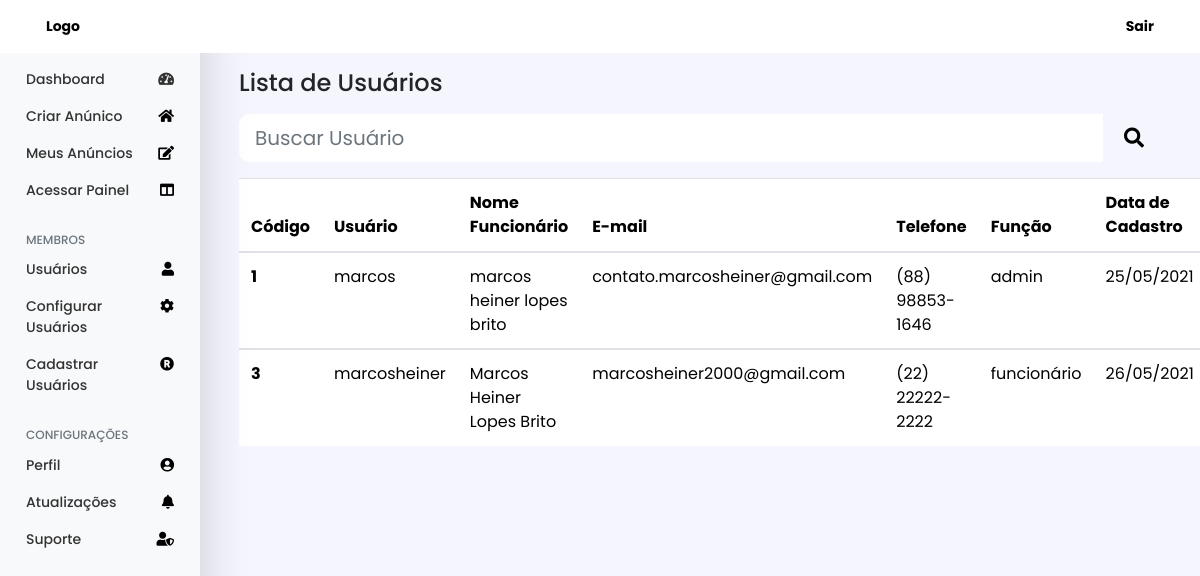
The page /pages/usuarios.php (signed in) on the database as committed earlier.
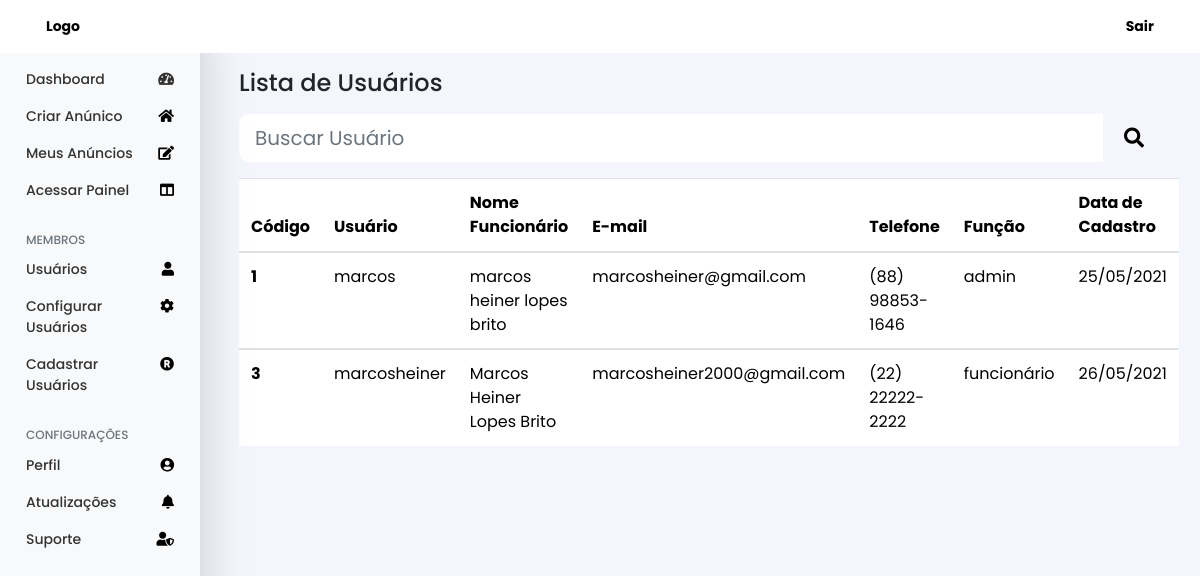
The same page on the database as committed later.
### tables this page shows
CREATE TABLE `usuario` (
  `id` int(11) NOT NULL,
  `nome_usuario` varchar(250) NOT NULL,
  `nome_funcionario` varchar(250) NOT NULL,
  `email_user` varchar(255) NOT NULL,
  `telefone_user` varchar(255) NOT NULL,
  `senha` varchar(255) NOT NULL,
  `funcao` enum('funcionário','admin') NOT NULL,
  `data_cadastro` datetime NOT NULL
);

### pages/usuarios.php (the view, shortened to what this page needs)
<?php
   include "../config/conn.php";
   if (isset($_SESSION['nome_usuario']) && isset($_SESSION['id'])) {   ?>
<?php include_once '../includes/menudashboard.php'; ?>
    <?php
    $get_users_database = "SELECT * FROM usuario";
    $result_query = $conn->query($get_users_database) or die($conn->error);
    ?>
    <?php if ($_SESSION['funcao'] == 'admin') {?>
        <main role="main" class="mt-5 col-md-9 ml-sm-auto col-lg-10 px-md-4">
        <br>
            <div class="container-fluid">
                <h1 class="h4 mb-3">Lista de Usuários</h1>
                <div class="">
                    <div class="input-group mb-3">
                        <input type="text" class="form-control mr-1 form-control-lg border-0" placeholder="Buscar Usuário">
                        <span class="input-group-btn">
                            <button class="btn btn-search btn-lg" type="button"><i class="fas fa-search"></i></button>
                        </span>
                    </div>
                </div>
                <div>
                    <table class="table">
                        <thead>
                            <tr>
                                <th scope="col">Código</th>
                                <th scope="col">Usuário</th>
                                <th scope="col">Nome Funcionário</th>
                                <th scope="col">E-mail</th>
                                <th scope="col">Telefone</th>
                                <th scope="col">Função</th>
                                <th scope="col">Data de Cadastro</th>
                            </tr>
                        </thead>
                        <?php while($dados_users_list = $result_query->fetch_array()){ ?>
                            <tbody>
                                <tr>
                                    <th scope="row"><?php echo $dados_users_list["id"]; ?></th>
                                        <td><?php echo $dados_users_list["nome_usuario"]; ?></td>
                                        <td><?php echo $dados_users_list["nome_funcionario"]; ?></td>
                                        <td><?php echo $dados_users_list["email_user"]; ?></td>
                                        <td><?php echo $dados_users_list["telefone_user"]; ?></td>
                                        <td><?php echo $dados_users_list["funcao"]; ?></td>
                                        <td><?php echo date("d/m/Y", strtotime($dados_users_list["data_cadastro"])); ?></td>
                                    </tr>
                            </tbody>
                        <?php } ?>
                    </table>
                </div>
            </div>
        </main>
    <?php }else { header("Location: ../pages/funcionario.php"); ?>
    <?php } ?>
<?php include_once '../includes/footer.php'; ?>
<?php }else{
	header("Location: ../pages/area_login.php");
} ?>

### includes/menudashboard.php (shortened to what this page needs)
<!doctype html>
<html lang="en">
  <head>
    <link rel="stylesheet" href="https://cdn.jsdelivr.net/npm/bootstrap@4.5.3/dist/css/bootstrap.min.css">
    <link rel="stylesheet" href="https://use.fontawesome.com/releases/v5.15.3/css/all.css">
    <link rel="stylesheet" href="../assets/css/style.css">
    <link  href="https://cdnjs.cloudflare.com/ajax/libs/fotorama/4.6.4/fotorama.css" rel="stylesheet">
  </head>
  <body class="h-100">
        <nav class="navbar navbar-expand-lg fixed-top">
            <div class="container-fluid">
                <div class="collapse navbar-collapse" id="navbarNavAltMarkup">
                    <div class="navbar-nav me-auto">
                        <a class="nav-link" href="../pages/dashboard.php">Logo</a>
                    </div>
                    <div class="navbar-nav ml-auto">
                        <a class="nav-link" href="../routes/logout.php">Sair</a>
                    </div>
                </div>
            </div>
        </nav>
        <div class="container-fluid">
            <div class="row">
                <nav id="sidebarMenu" class="col-md-3 col-lg-2 d-md-block bg-light sidebar collapse shadow-lg">
                    <div class="sidebar-sticky pt-3">
                        <ul class="nav flex-column">
                            <li class="nav-item">
                                <a class="nav-link" href="../pages/dashboard.php">
                                <span class="float-right"><i class="fas fa-tachometer-alt"></i></span>
                                Dashboard
                                </a>
                            </li>
                            <li class="nav-item">
                                <a class="nav-link" href="../pages/criar_anuncio.php">
                                <span style="float: right;"><i class="fas fa-home dash-icons"></i></span>
                                Criar Anúnico
                                </a>
                            </li>
                            <li class="nav-item">
                                <a class="nav-link" href="../pages/meus_anuncios.php">
                                <span style="float: right;"><i class="fas fa-edit dash-icons"></i></span>
                                Meus Anúncios
                                </a>
                            </li>
                            <li class="nav-item">
                                <a class="nav-link" href="../pages/painel.php">
                                <span style="float: right;"><i class="fas fa-columns dash-icons"></i></span>
                                Acessar Painel
                                </a>
                            </li>
                        </ul>
                        <?php if ($_SESSION['funcao'] == 'admin') { ?>
                            <h6 class="sidebar-heading d-flex justify-content-between align-items-center px-3 mt-4 mb-1 text-muted">
                                <span>Membros</span>
                            </h6>
                            <ul class="nav flex-column mb-2">
                                <li class="nav-item">
                                    <a class="nav-link" href="../pages/usuarios.php">
                                    <span style="float: right;"><i class="fas fa-user dash-icons"></i></span>
                                    Usuários
                                    </a>
                                </li>
                                <li class="nav-item">
                                    <a class="nav-link" href="#">
                                    <span style="float: right;"><i class="fas fa-cog dash-icons"></i></span>
                                    Configurar Usuários
                                    </a>
                                </li>
                                <li class="nav-item">
                                    <a class="nav-link" href="../pages/cad_usuario.php">
                                    <span style="float: right;"><i class="fas fa-registered dash-icons"></i></span>
                                    Cadastrar Usuários
                                    </a>
                                </li>
                            </ul>
                        <?php } ?>
                        <h6 class="sidebar-heading d-flex justify-content-between align-items-center px-3 mt-4 mb-1 text-muted">
                            <span>Configurações</span>
                        </h6>
                        <ul class="nav flex-column mb-2">
                            <li class="nav-item">
                                <a class="nav-link" href="../pages/perfil.php">
                                <span style="float: right;"><i class="fas fa-user-circle dash-icons"></i></span>
                                Perfil
                                </a>
                            </li>
                            <li class="nav-item">
                                <a class="nav-link" href="#">
                                <span style="float: right;"><i class="fas fa-bell dash-icons"></i></span>
                                Atualizações
                                </a>
                            </li>
                            <li class="nav-item">
                                <a class="nav-link" href="#">
                                <span style="float: right;"><i class="fas fa-user-shield dash-icons"></i></span>
                                Suporte
                                </a>
                            </li>
                        </ul>
                    </div>
                </nav>

### includes/footer.php (shortened to what this page needs)
  </body>
</html>

### assets/css/style.css (style rules this page uses)
* { font-family: 'Poppins', sans-serif; }
body { background-color: #f5f5fd; margin: 0; font-size: .875rem; }
h1, h2, h3, h4, h5, h6 { margin-bottom: 0; }
.dash-icons { color: black; }
.navbar { font-weight: 300; background-color: #fff; z-index: 1000; }
.navbar-expand-lg .navbar-nav .nav-link { color: black; border-radius: 15px; padding-right: 15px; padding-left: 15px; font-weight: 700; }
.sidebar { position: fixed; top: 0; bottom: 0; left: 0; z-index: 100; padding: 45px 10px 0; }
.sidebar-sticky { position: relative; top: 0; height: calc(100vh - 48px); padding-top: .5rem; overflow-x: hidden; overflow-y: auto; }
.sidebar .nav-link { font-weight: 500; color: #333; }
.sidebar-heading { font-size: .75rem; text-transform: uppercase; }
.form-control { border-radius: 10px; background-color: #fff; color: black; }
.btn-search { background-color: transparent; color: black; }
.table { background-color: #fff; color: black; font-size: 16px; }

Rows that differ between the two databases and show on the page:
changed usuario "marcos": email_user "contato.marcosheiner@gmail.com" → "marcosheiner@gmail.com"
